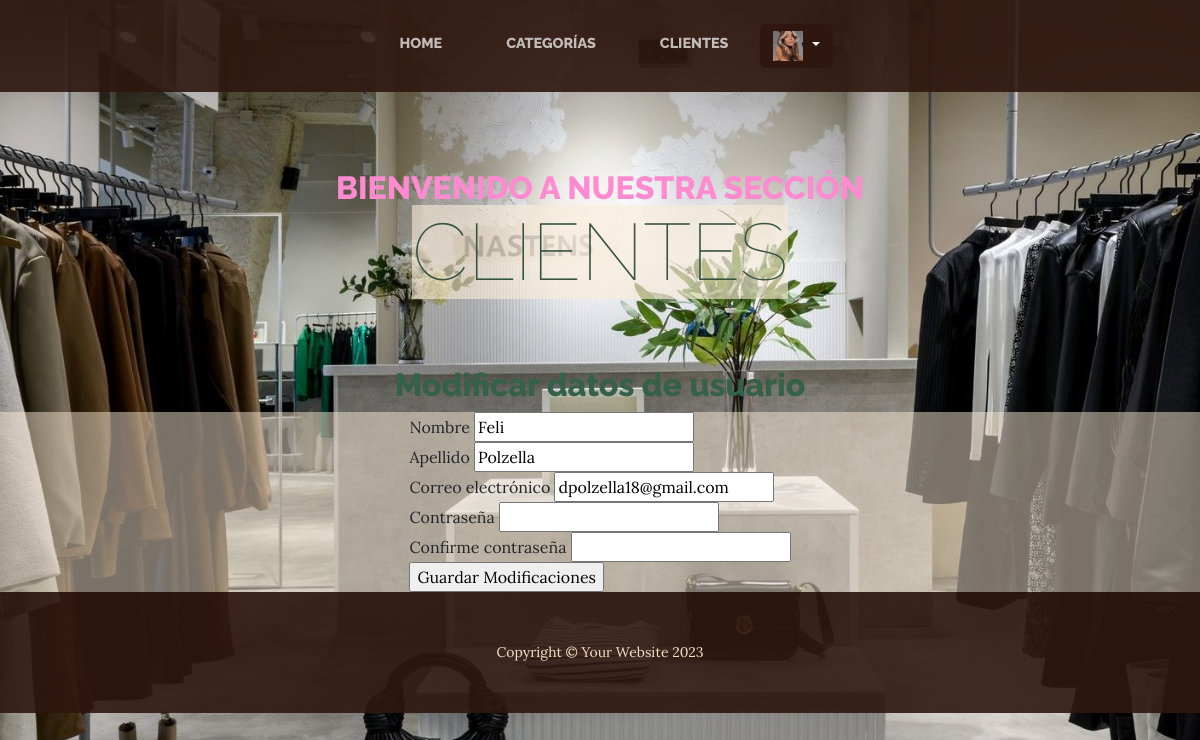
The app's page /editar/ (signed in) with its own data.
### apps/clientes/models.py (models this page shows, shortened)
class CustomUser(AbstractUser):
    first_name = models.CharField(max_length=30, verbose_name=_('First name'))
    last_name = models.CharField(max_length=30, verbose_name=_('Last name'))
    email = models.EmailField(unique=True, verbose_name=_('Email'))
    is_active = models.BooleanField(default=True, verbose_name=_('Active'))
    date_joined = models.DateTimeField(auto_now_add=True, verbose_name=_('Date joined'))
    custom_groups = models.ManyToManyField(Group, related_name='custom_users', blank=True, verbose_name=_('groups'))
    custom_user_permissions = models.ManyToManyField(Permission, related_name='custom_users', blank=True, verbose_name=_('user permissions'))

class Avatar(models.Model):
    user = models.OneToOneField(get_user_model(), on_delete=models.CASCADE)
    imagen = models.ImageField(
    upload_to='avatares', null=True, blank=True, default="/default.jpeg")

### apps/clientes/views.py (the view)
# urls.py: path('editar/', editar_usuario, name='usuarios-editar'),
@login_required(login_url=reverse_lazy('clientes:usuarios-login'))
def editar_usuario(request):
    usuario = request.user
    if request.method == "POST":
        formulario = UserEditForm(request.POST, instance=usuario)
        if formulario.is_valid():
            data = formulario.cleaned_data
            usuario.first_name = data["first_name"]
            usuario.last_name = data["last_name"]
            usuario.email = data["email"]
            if data["password1"]:  # Verifica si se proporcionó una nueva contraseña
                usuario.set_password(data["password1"])
            usuario.save()
            messages.success(request, 'Cambios guardados exitosamente.')
            return redirect("clientes")
        else:
            messages.error(request, 'Error al guardar los cambios. Por favor, corrige los errores.')
    else:
        formulario = UserEditForm(instance=usuario)
    return render(request, "clientes/editar_usuario.html", {"form": formulario, "usuario": usuario})

### apps/clientes/forms.py
class UserEditForm(UserChangeForm):
    first_name = forms.CharField(label=_("Nombre"))
    last_name = forms.CharField(label=_("Apellido"))
    email = forms.EmailField(label=_("Correo electrónico"))
    password1 = forms.CharField(label=_("Contraseña"), widget=forms.PasswordInput, required=False)
    password2 = forms.CharField(label=_("Confirme contraseña"), widget=forms.PasswordInput, required=False)
    class Meta:
        model = CustomUser
        fields = ["first_name", "last_name", "email", "password1", "password2"]
        help_texts = { "email": _("Indica un correo electrónico que uses habitualmente"), "first_name": "", "last_name": ""}

### apps/clientes/templates/clientes/editar_usuario.html (shortened to what this page needs)
{% extends 'clientes/about.html' %}
{% block contenido %}
<h1 class="user__title"> Modificar datos de usuario </h1>
<section class="editar__usuario__section">
<form method="post">
    <div class="form-group">
        <label for="{{ form.first_name.id_for_label }}">Nombre</label>
        {{ form.first_name }}
    </div>
    <div class="form-group">
        <label for="{{ form.last_name.id_for_label }}">Apellido</label>
        {{ form.last_name }}
    </div>
    <div class="form-group">
        <label for="{{ form.email.id_for_label }}">Correo electrónico</label>
        {{ form.email }}
    </div>
    <div class="form-group">
        <label for="{{ form.password1.id_for_label }}">Contraseña</label>
        {{ form.password1 }}
    </div>
    <div class="form-group">
        <label for="{{ form.password2.id_for_label }}">Confirme contraseña</label>
        {{ form.password2 }}
    </div>
    <input type="submit" value="Guardar Modificaciones">
</form>
</section>
{% endblock %}

### apps/TIENDA/templates/TIENDA/navegacion.html (shortened to what this page needs)
<nav class="navbar navbar-expand-lg navbar-dark py-lg-4" id="mainNav">
    <div class="container">
        <div class="collapse navbar-collapse" id="navbarSupportedContent">
            <ul class="navbar-nav mx-auto">
                <li class="nav-item px-lg-4"><a class="nav-link text-uppercase" href="{% url 'inicioTienda' %}">Home</a></li>
                <li class="nav-item px-lg-4"><a class="nav-link text-uppercase" href="{% url 'categorias' %}">Categorías</a></li>
                <li class="nav-item px-lg-4"><a class="nav-link text-uppercase" href="{% url 'clientes' %}">Clientes</a></li>
                {% if request.user.is_authenticated %}
                <div class="dropdown">
                    <a class="btn btn-secondary dropdown-toggle" href="{% url 'clientes' %}" role="button" id="dropdownMenuLink" data-bs-toggle="dropdown" aria-expanded="false">
                        {%if request.user.avatar %}
                            <img style="width: 30px; height: 30px;" src="{{ request.user.avatar.imagen.url }}" alt="Avatar del usuario" class="user-avatar">
                        {% endif %}
                    </a>
                </div>
                {% endif %}
            </ul>
        </div>
    </div>
</nav>

### apps/TIENDA/static/TIENDA/css/stylesPropios.css (style rules this page uses)
body { background-image: url("../assets/img/fondo2.jpeg"); }
.user__title { display: flex; align-items: center; justify-content: center; color: rgb(52, 97, 71); font-size: 2rem; font-weight: 800; }
.editar__usuario__section { display: flex; justify-content: center; align-items: center; background-color: rgba(250, 235, 215, 0.487); }

### records on screen
CustomUser: user.avatar.imagen (picture), first_name "Feli", last_name "Polzella", email "dpolzella18@gmail.com"
